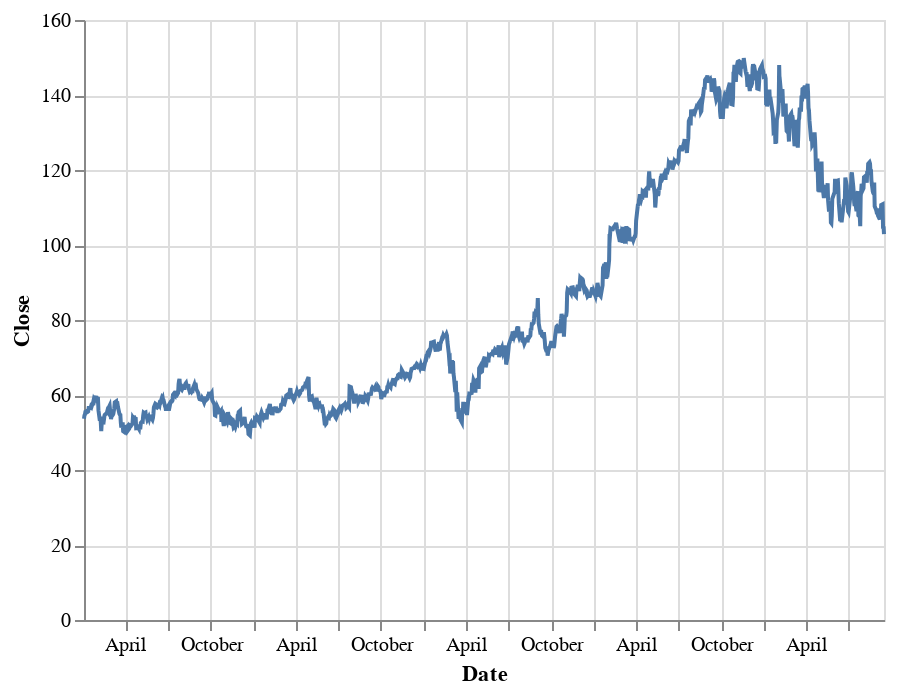

Notebook source saved alongside this figure:
### Code cell
# Google chart
(alt.
  Chart(stocks[stocks.Symbol == 'GOOGL']).
  mark_line().
  encode(x='Date', y='Close'))

### Figure 1 — Vega-Lite specification as saved in the notebook (floating-point values rounded to 4 significant figures; data arrays with more than 128 entries replaced by an {"elided": "..."} marker saying what was removed)
{"config": {"view": {"continuousWidth": 400, "continuousHeight": 300}}, "data": {"name": "data-4f34d27f837dd7250a4966e6daad1b0d"}, "mark": "line", "encoding": {"x": {"field": "Date", "type": "temporal"}, "y": {"field": "Close", "type": "quantitative"}}, "$schema": "https://vega.github.io/schema/vega-lite/v4.17.0.json", "datasets": {"data-4f34d27f837dd7250a4966e6daad1b0d": {"elided": "1185 records"}}}
